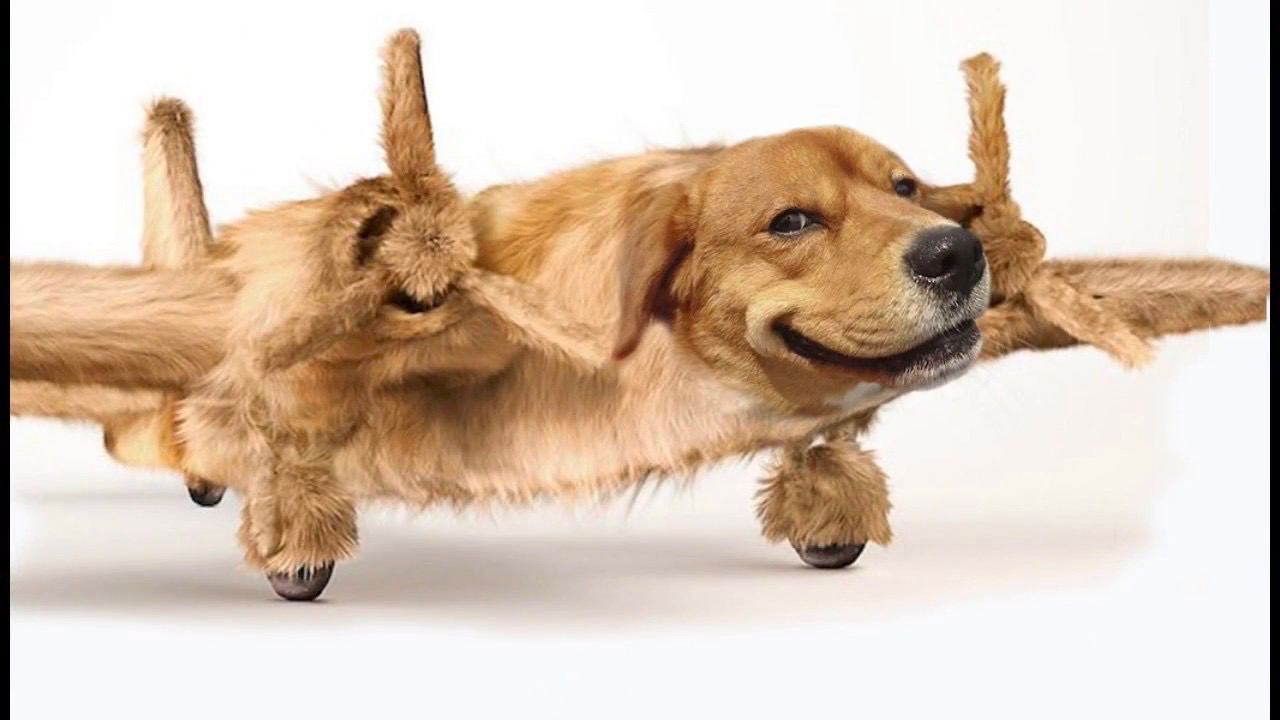
#> input picture images/pyos-samolyot.jpg, 1280 x 720 px
$ python main.py
#> lines starting #> are read from the running program, lines starting #| are printed output that depends on the picture
import cv2

img = cv2.imread('../images/pyos-samolyot.jpg')
#> img is the input picture: shape (720, 1280, 3); mean B, G, R 183.2, 199.6, 218.2

# img = cv2.cvtColor(src=img, code=cv2.COLOR_BGR2HSV)
img = cv2.cvtColor(src=img, code=cv2.COLOR_BGR2LAB)
#> img: shape (720, 1280, 3); mean of channels 0, 1, 2 206.9, 133, 139.4
img = cv2.cvtColor(src=img, code=cv2.COLOR_LAB2BGR)
img = cv2.cvtColor(src=img, code=cv2.COLOR_BGR2RGB)

r, g, b = cv2.split(img)
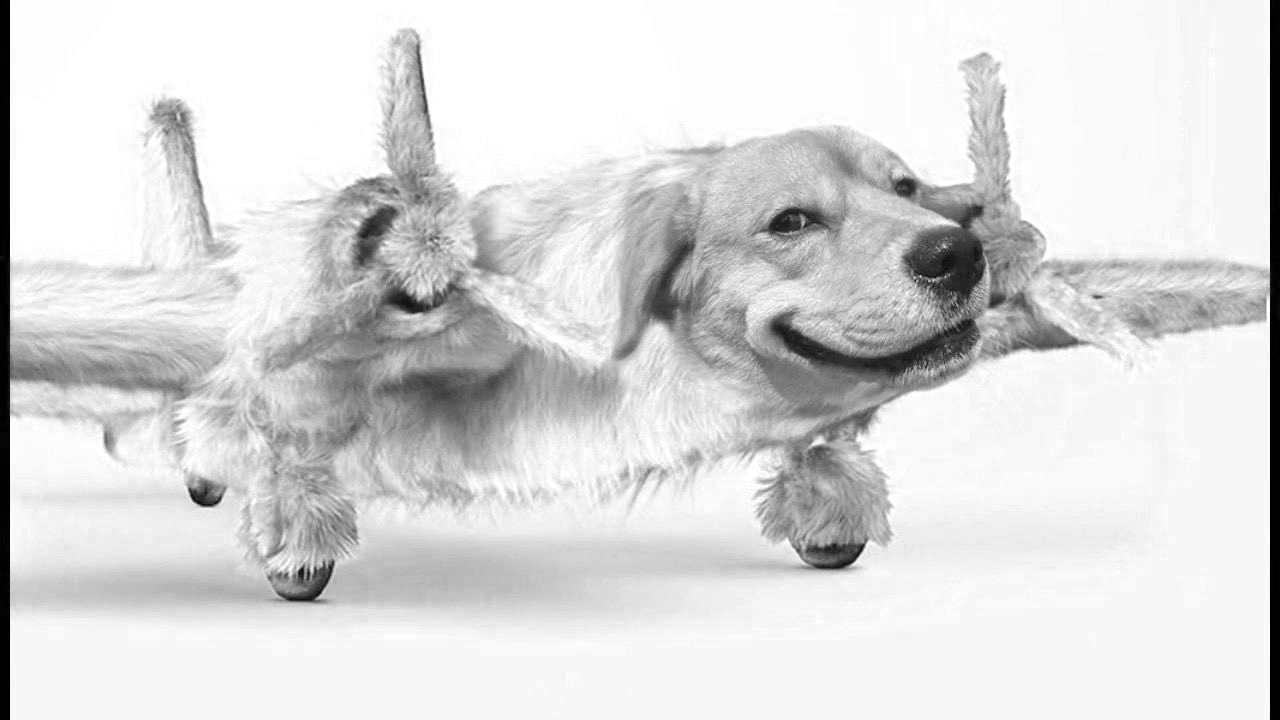
#> r: shape (720, 1280); min 0, max 255, mean 218.1
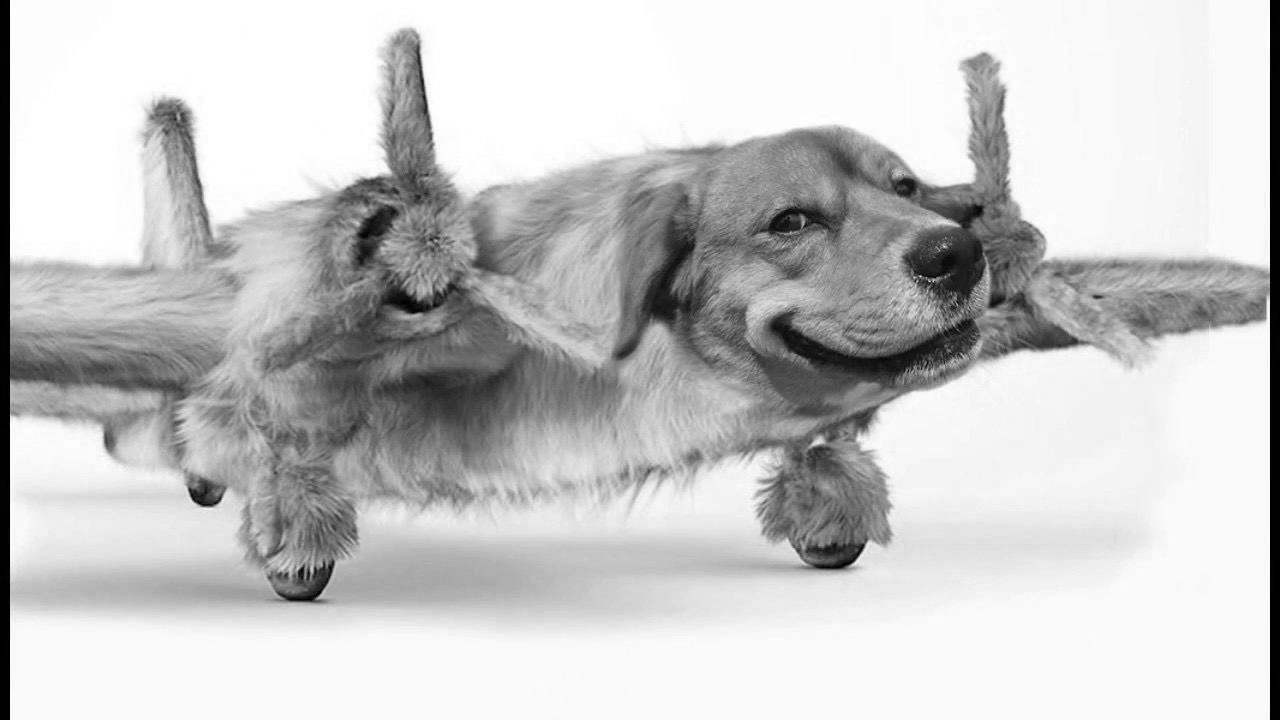
#> g: shape (720, 1280); min 0, max 255, mean 199.7
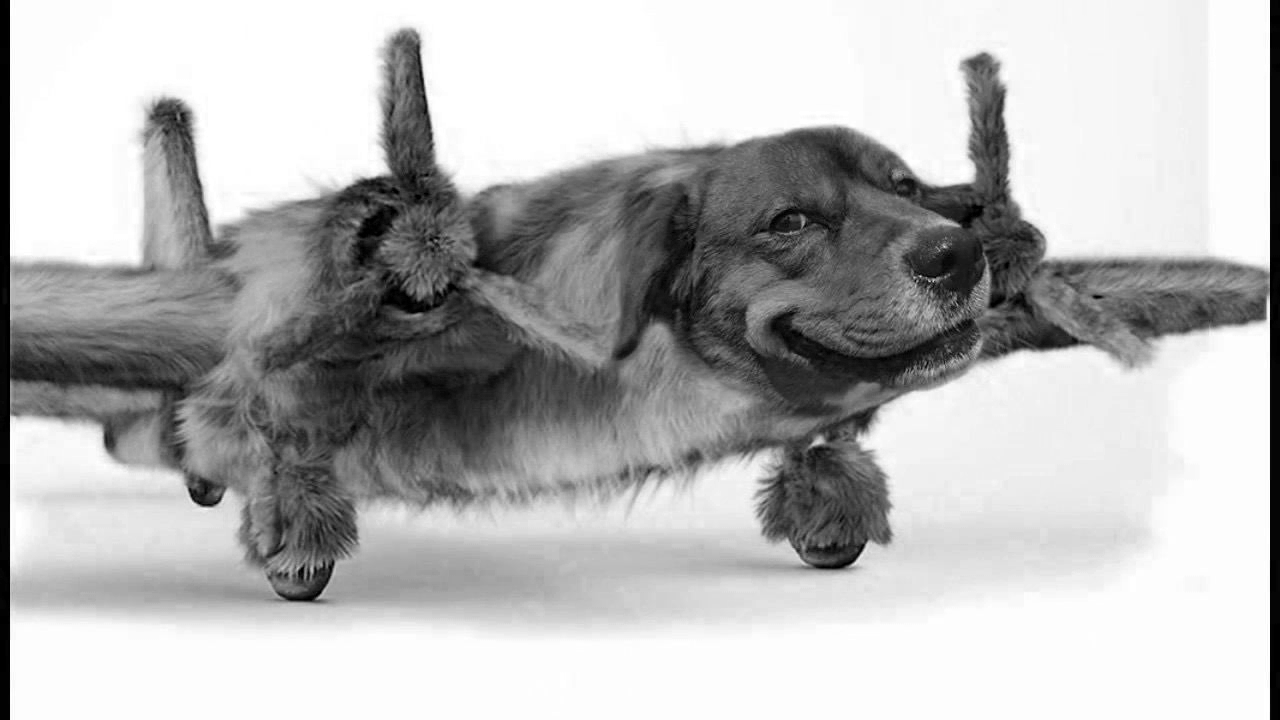
#> b: shape (720, 1280); min 0, max 255, mean 183.3

img = cv2.merge([r, g, b])
cv2.imshow(
    winname='Result',
    mat=img  # or g or b
)

cv2.waitKey(0)

$ run again, with images/a_lot.jpg copied over images/pyos-samolyot.jpg
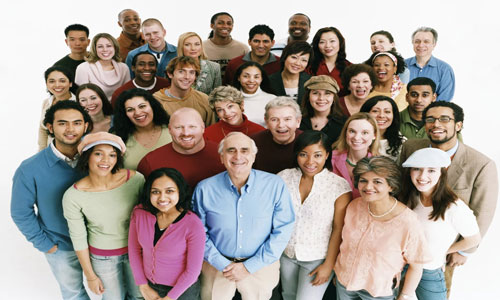
#> input picture images/a_lot.jpg, 500 x 300 px
#> img is the input picture: shape (300, 500, 3); mean B, G, R 152.4, 158.7, 169.9
#> `r, g, b = cv2.split(img)`:
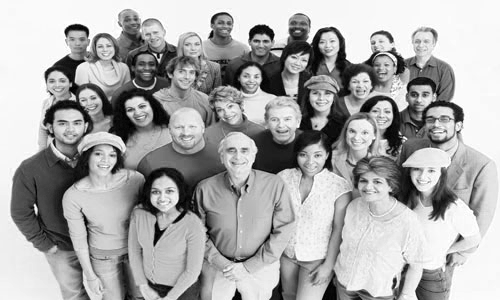
#> r: shape (300, 500); min 0, max 255, mean 170
#> `r, g, b = cv2.split(img)`:
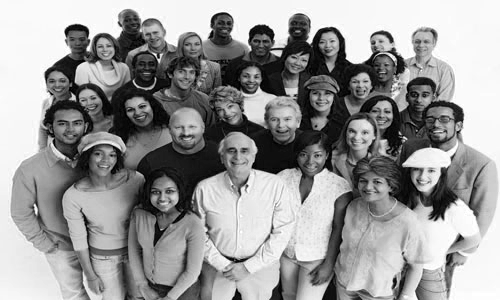
#> b: shape (300, 500); min 0, max 255, mean 152.4

$ run again, with images/best.jpg copied over images/pyos-samolyot.jpg
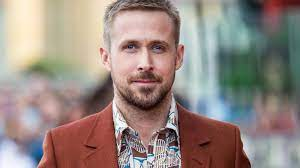
#> input picture images/best.jpg, 300 x 168 px
#> img is the input picture: shape (168, 300, 3); mean B, G, R 129.9, 136.7, 151
#> `r, g, b = cv2.split(img)`:
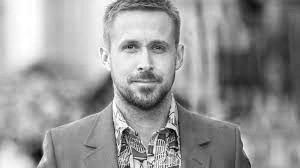
#> r: shape (168, 300); min 0, max 255, mean 151.1
#> `r, g, b = cv2.split(img)`:
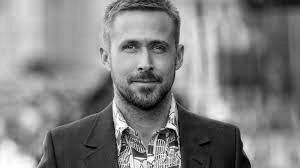
#> b: shape (168, 300); min 0, max 255, mean 130
